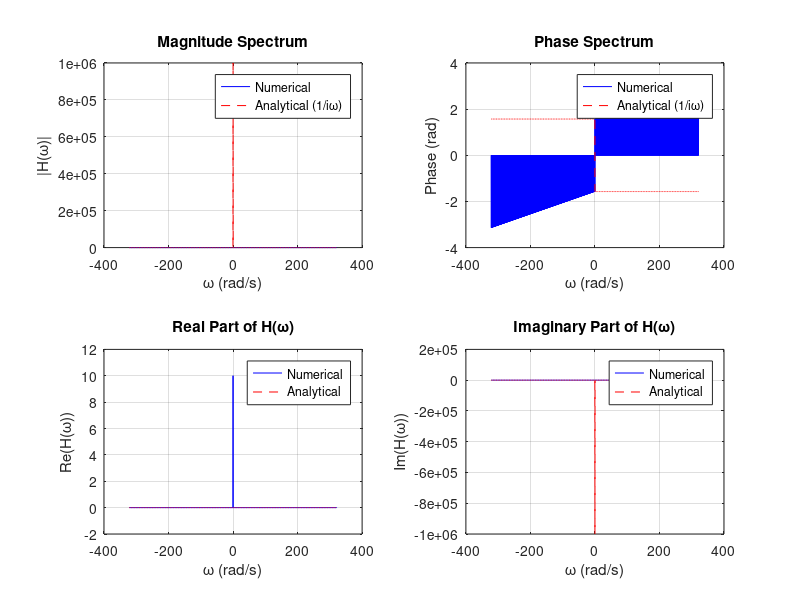

The MATLAB script that drew this image:
% Parameters
N = 2048;                     
t_max = 10;                   
t = linspace(-t_max, t_max, N); 
dt = t(2) - t(1);              

% Heaviside function: H(t)
h = double(t >= 0);

% Numerical FFT
Hf = fftshift(fft(h)) * dt;

% Frequency axis
df = 1 / (N * dt);
f = (-N/2:N/2-1) * df;         
omega = 2 * pi * f;           

% Analytical (principal value of 1/(iω)), avoiding division by zero
eps = 1e-6;  % small epsilon to avoid division by zero
omega_analytical = omega;
omega_analytical(abs(omega) < eps) = eps;  
Hf_analytical = 1 ./ (1i * omega_analytical);

% Plot magnitude
figure;
subplot(2,2,1);
plot(omega, abs(Hf), 'b', 'DisplayName', 'Numerical');
hold on;
plot(omega, abs(Hf_analytical), 'r--', 'DisplayName', 'Analytical (1/iω)');
title('Magnitude Spectrum');
xlabel('\omega (rad/s)');
ylabel('|H(\omega)|');
legend;
grid on;

% Plot phase
subplot(2,2,2);
plot(omega, angle(Hf), 'b', 'DisplayName', 'Numerical');
hold on;
plot(omega, angle(Hf_analytical), 'r--', 'DisplayName', 'Analytical (1/iω)');
title('Phase Spectrum');
xlabel('\omega (rad/s)');
ylabel('Phase (rad)');
legend;
grid on;

% Real part
subplot(2,2,3);
plot(omega, real(Hf), 'b', 'DisplayName', 'Numerical');
hold on;
plot(omega, real(Hf_analytical), 'r--', 'DisplayName', 'Analytical');
title('Real Part of H(\omega)');
xlabel('\omega (rad/s)');
ylabel('Re(H(\omega))');
legend;
grid on;

% Imaginary part
subplot(2,2,4);
plot(omega, imag(Hf), 'b', 'DisplayName', 'Numerical');
hold on;
plot(omega, imag(Hf_analytical), 'r--', 'DisplayName', 'Analytical');
title('Imaginary Part of H(\omega)');
xlabel('\omega (rad/s)');
ylabel('Im(H(\omega))');
legend;
grid on;
